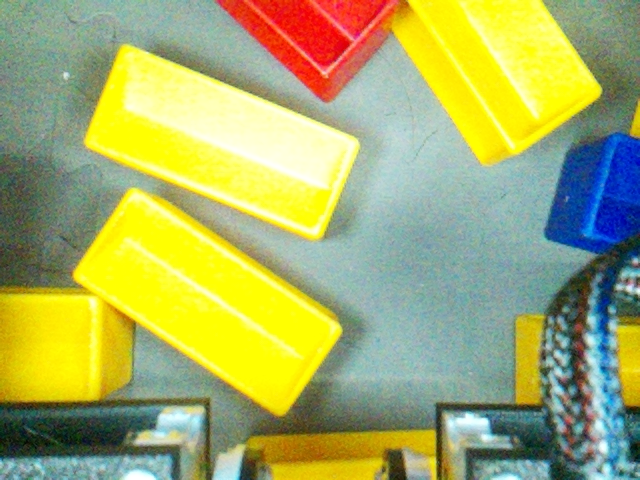
#> input picture shuban-789/cvlocal/1/images/pic113.png, 640 x 480 px, found by its file name
$ python detect.py
#> lines starting #> are read from the running program, lines starting #| are printed output that depends on the picture; after the words box and inside, x2 and y2 are one past the last pixel; in counts of white or black regions, pixels touching at a corner belong together; long printed decimals are rounded
#> further down, img is the input picture: shape (480, 640, 3); mean B, G, R 104.1, 174.2, 167.1
import numpy as np
import cv2
import sys
import math
import os


# CONSTATS GO HERE
YELLOW = 0
RED = 1
BLUE = 2

# CENTER_X = 320
# CENTER_Y = 320

# CONVERSIONS GO HERE
# value from pic125.png
inches2px = lambda inches: inches * 72.85714286

def pickupable2(box):
    midpoint = (320, 320 - inches2px(0.75))
    dist = cv2.pointPolygonTest(box, midpoint, True)
    return dist > 30

# [30 lines left out: function pickupable, not called in this run]

def calcRectValues(contour):
    rect = cv2.minAreaRect(contour)
    box = cv2.boxPoints(rect)
    box = np.intp(box)
    cv2.drawContours(img, [box], 0, (255, 0, 255), 2)
    x, y = rect[0]
    w, h = rect[1]
    angle = rect[2]

    if w > h:
        w, h = h, w
        angle += 90
    return x, y, w, h, angle, box


def detect(img, color):

    # samples_found will contain array of 4-tuples of detected samples
    #   (distance to center of img, x coord of sample, y coord, angle)
    # At the end we will return the one closest to the center
    #
#> called with color = 0
    samples_found = []
    #print("color = ", color)

    # convert to hsv
    hsv = cv2.cvtColor(img, cv2.COLOR_BGR2HSV)
#> hsv: shape (480, 640, 3); mean H, S, V 55.4, 123, 188

    # compute a mask for the color we are looking for
    if color == YELLOW:
        yellow_lower = np.array([20, 100, 100], dtype="uint8")
        yellow_upper = np.array([40, 255, 255], dtype="uint8")
        mask = cv2.inRange(hsv, yellow_lower, yellow_upper)
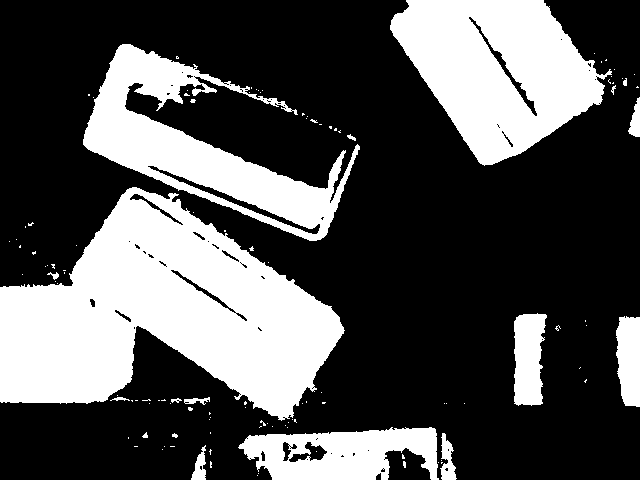
#> mask: shape (480, 640); 32.1% white; 118 white regions (100 under 20 px), largest, box (x1, y1, x2, y2) and area: (0, 187, 345, 421) 45235, (390, 0, 612, 166) 22313, (83, 44, 360, 241) 17734

    if color == RED:
        red_lower = np.array([0, 100, 100], dtype="uint8")
        red_upper = np.array([10, 255, 255], dtype="uint8")
        mask = cv2.inRange(hsv, red_lower, red_upper)

        red_lower = np.array([170, 100, 100], dtype="uint8")
        red_upper = np.array([180, 255, 255], dtype="uint8")
        red_mask2 = cv2.inRange(hsv, red_lower, red_upper)
        mask += red_mask2

    if color == BLUE:
        blue_lower = np.array([100, 100, 100], dtype="uint8") #Changed from 110 to 100 for blue_lower
        blue_upper = np.array([130, 255, 255], dtype="uint8")
        mask = cv2.inRange(hsv, blue_lower, blue_upper)

    # blur the mask to get rid of stray pixels
    mask = cv2.GaussianBlur(mask, (31,31), 0)
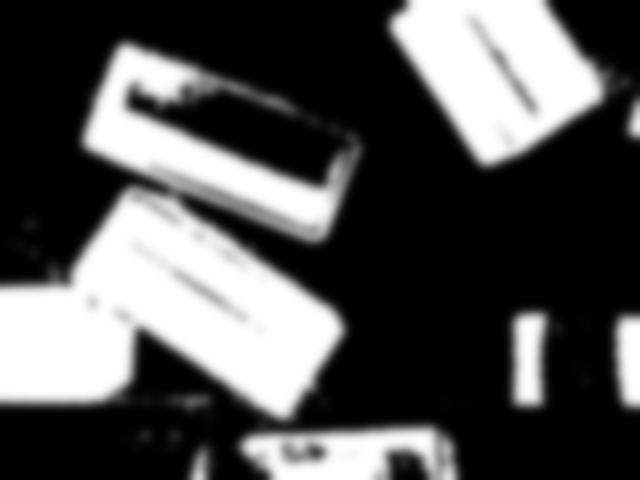
#> mask: shape (480, 640); min 0, max 255, mean 81.9
    _, mask = cv2.threshold(mask, 200, 255, cv2.THRESH_BINARY) #Make any pixel over 200 to 255 and below to 0
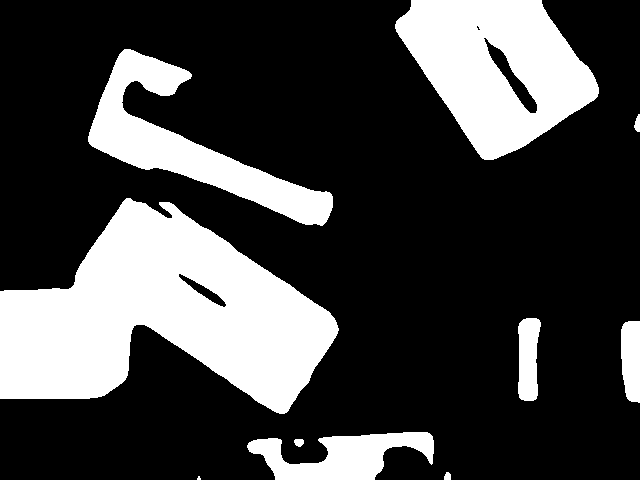
#> mask: shape (480, 640); 26.6% white; 10 white regions (1 under 20 px)


    # compute the expected size of a sample relative the
    # size of the image.
    height = img.shape[0]
    width = img.shape[1]

    target_h = int(.48 * height)   #  / 480
    target_w = int(.23 * height)   #

    center_x = 320
    center_y = 320 - inches2px(0.75)

    # find contours in the mask
    contours, _ = cv2.findContours(mask, cv2.RETR_EXTERNAL, cv2.CHAIN_APPROX_SIMPLE)
#> contours = 10 contours, 1 with area under 20; largest, box (x1, y1, x2, y2) and area: (0, 198, 339, 414) 41310, (395, 0, 599, 160) 20708, (88, 49, 333, 226) 11734, (247, 432, 434, 480) 4773, (518, 318, 541, 401) 1456

    for c in contours:
        # for each contour, find the min area rectangle around it
        x, y, w, h, angle, box = calcRectValues(c) # Box - 4 points for rect

        # Ratios of the width and height of the detected rectangle
        # to the expected width and height
        ratio_w = w / target_w
        ratio_h = h / target_h

        # if the rectangle is too small, skip
        # We are checking if the ratio is a perfect 1:1 or 0.75
        if ratio_w < .75 or ratio_h < .75:
            continue # Skips to the next iteration

        # if it is "just right", record it in samples_found[]
        if ratio_w > .75 and ratio_w < 1.25 and ratio_h > .75 and ratio_h < 1.25:
            cv2.drawContours(img, [box], 0, (0, 255, 0), 2)
            rect_vals = [x, y, w, h, angle, box]
            # distance from center of image to center of sample
            dist = math.sqrt((x - center_x)**2 + (y - center_y) **2)
            samples_found.append((dist, x, y, angle, rect_vals))
            continue


        cv2.drawContours(img, [box], 0, (255, 255, 0), 2)
        # for big contours (> 1.25), pull of the submask covered by this
        # contour and look further
        submask = np.zeros_like(mask)
        cv2.drawContours(submask, [box], -1, 1, cv2.FILLED)
        submask = submask * mask
        cv2.imshow('submask debug', submask)

        kernel = np.ones((5, 5), np.uint8)
        for _ in range(15):
            # keep eroding until it splits apart
            submask = cv2.erode(submask, kernel)
            sub_contours, _ = cv2.findContours(submask, cv2.RETR_EXTERNAL, cv2.CHAIN_APPROX_SIMPLE)
            if len(sub_contours) <= 1:
                continue

            # test of contours in the subimage
            foundOne = False
            for subc in sub_contours:
                x, y, w, h, angle, box = calcRectValues(subc)

                rw = w / target_w
                rh = h / target_h

                if 0.5 < rw < 1.2 and 0.5 < rh < 1.2:
                    rect_vals = [x, y, w, h, angle, box]
                    cv2.drawContours(img, [box], 0, (255, 0, 0), 2)
                    dist = math.sqrt((x - center_x)**2 + (y - center_y) **2)
                    samples_found.append((dist, x, y, angle, rect_vals))
                    foundOne = True

            # once we have found a good sample, stop eroding
            if foundOne:
                break
#> this loop made 10 passes
#> (ratio_w, ratio_h) on pass 9: (0.982, 1.11)
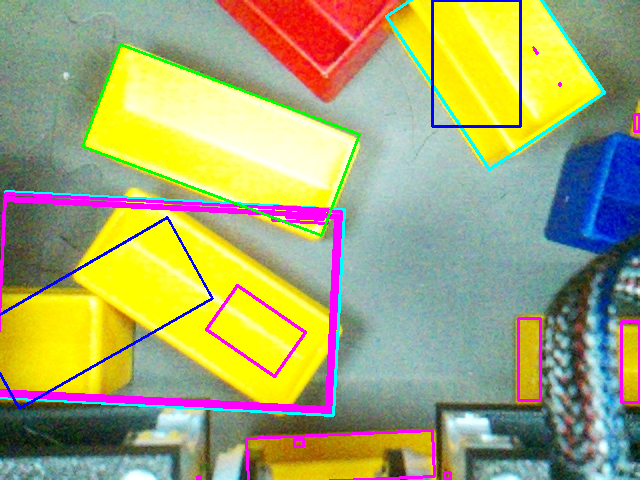
#> img: shape (480, 640, 3); 6.24% of pixels changed, all inside (x1, y1, x2, y2) = (0, 0, 640, 480)
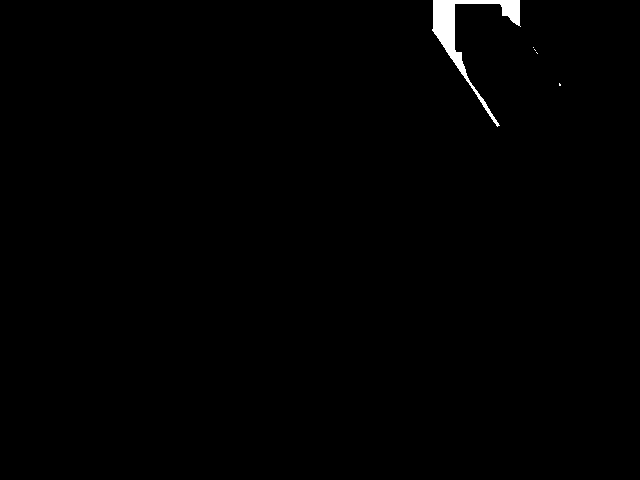
#> submask: shape (480, 640); 0.65% white; 5 white regions (4 under 20 px), largest, box (x1, y1, x2, y2) and area: (432, 0, 521, 127) 1975
#> after the loop, samples_found = 3 items

    cv2.imshow('orig', img)
    cv2.imshow('mask', mask)

    if len(samples_found) == 0:
        return None, None, None, None
    else:
        # Sort to find the sample closest to the center of the image
        # Return the relative offset of the center of sample
        # converting pixels to inches using target_h = 3.5 inches

        samples_found = sorted(samples_found)
        x_offset_px = samples_found[0][1] - center_x
#> x_offset_px = -99.2
        y_offset_px = samples_found[0][2] - center_y
#> y_offset_px = -125

        in_per_px = 3.5 / target_h
        x_offset_in = x_offset_px * in_per_px
#> x_offset_in = -1.51
        y_offset_in = y_offset_px * in_per_px
#> y_offset_in = -1.9

        return x_offset_in, y_offset_in, samples_found[0][3], samples_found[0][4]


def runPipeline(img, llrobot):
    # First look for a yellow, then look for the team color
    # rectSutff = [x, y, w, h, angle, box]
    # llrobot = [1.0, 0.0, 0.0]
    try:
        if llrobot[0] > .5:
            xOff, yOff, angle, rectStuff = detect(img, YELLOW) # Use rectStuff to see if the sample is pickupable
#> xOff = -1.51; yOff = -1.9; angle = -69.44; rectStuff = [220.8, 140.4, 108, 255.3, -69.44, [[321, 235], [82, 146], [120, 44], [359, 134]]]
            if xOff is not None:
                # isPickupable(x, y, w, h, angle)
                box = rectStuff[5]
#> box = [[321, 235], [82, 146], [120, 44], [359, 134]]
                isPickupable = pickupable2(box)
#> in pickupable2, `dist = cv2.pointPolygonTest(box, midpoint, True)`: dist = -30.37
#> isPickupable = False
                returnType = 2.0 if isPickupable else 1.0
#> returnType = 1
                # print([returnType, xOff, yOff, angle])
                return np.array([[]]), img, [returnType, xOff, yOff, angle, 0.0, 0.0, 0.0, 0.0]

        if llrobot[1] > .5:
            xOff, yOff, angle, rectStuff = detect(img, RED)
            if xOff is not None:
                box = rectStuff[5]
                isPickupable = pickupable2(box)
                returnType = 2.0 if isPickupable else 1.0
                return np.array([[]]), img, [returnType, xOff, yOff, angle, 0.0, 0.0, 0.0, 0.0]

        if llrobot[2] > .5:
            xOff, yOff, angle, rectStuff = detect(img, BLUE)
            if xOff is not None:
                box = rectStuff[5]
                isPickupable = pickupable2(box)
                returnType = 2.0 if isPickupable else 1.0
                return np.array([[]]), img, [returnType, xOff, yOff, angle, 0.0, 0.0, 0.0, 0.0]

        return np.array([[]]), img, [0.0, 0.0, 0.0, 0.0, 0.0, 0.0, 0.0, 0.0]

    except Exception as e:
        return np.array([[]]), img, [-1.0, 0.0, 0.0, 0.0, 0.0, 0.0, 0.0, 0.0]

# The detect program only picks out the first number for color given in the llrobot array and the rest are ignored
# Light Blue Contour - submask rect
# Purple Contour - every contour
# Dark Blue Contour - good contour after erosion
# Green Contour - First try good contour

# Yellow Test Cases to Fix: 109, 104, 113, 122(js move the bobot), 123, 126, 131, 134
# Red Test Cases to Fix: 122
# Blue Test Cases to Fix: none, really

img = cv2.imread("../images/mixed/pic113.png")
_, img, llpython = runPipeline(img, [1.0, 0.0, 0.0])
#> llpython = [1, -1.51, -1.9, -69.44, 0, 0, 0, 0]

print(llpython[:4])
#| [1.0, -1.510, -1.902, -69.444]

cv2.imshow("img", img)
cv2.waitKey(0)
cv2.destroyAllWindows()

$ run again, with nishk04/images/pic125.png copied over shuban-789/cvlocal/1/images/pic113.png
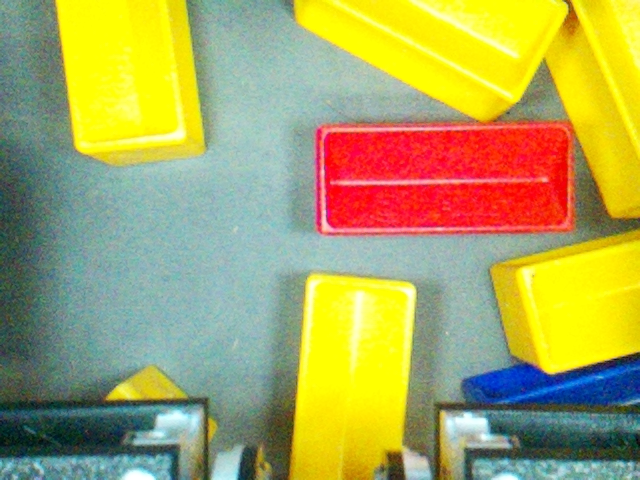
#> input picture nishk04/images/pic125.png, 640 x 480 px, found by its file name
#> img is the input picture: shape (480, 640, 3); mean B, G, R 94.8, 166.3, 170.7
#> hsv: shape (480, 640, 3); mean H, S, V 64.1, 136.8, 191.5
#> in detect, `_, mask = cv2.threshold(mask, 200, 255, cv2.THRESH_BINARY)`:
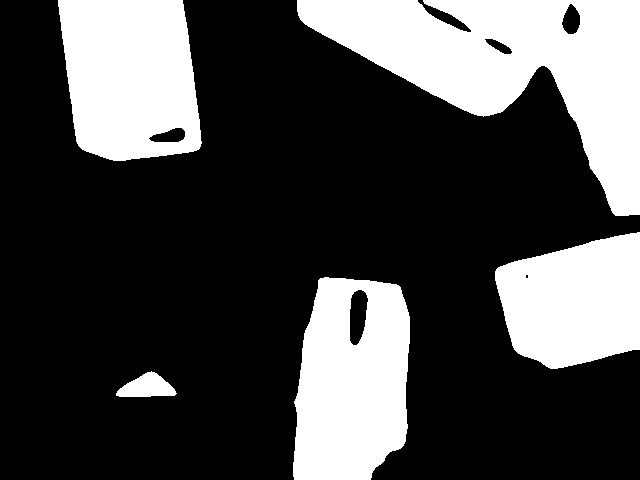
#> mask: shape (480, 640); 28.7% white; 5 white regions
#> contours = 5 contours; box (x1, y1, x2, y2) and area: (297, 0, 640, 216) 33234, (293, 277, 410, 480) 19929, (58, 0, 202, 161) 19342, (495, 232, 640, 369) 15040, (116, 371, 177, 397) 924
#> the loop in detect, `for c in contours:` made 5 passes
#> ratio_w on pass 2: 1.03
#> after the loop in detect, `for c in contours:`:
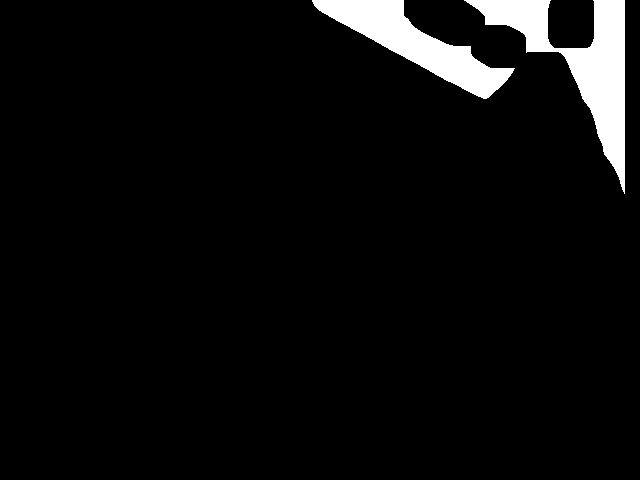
#> submask: shape (480, 640); 5% white; 2 white regions, box (x1, y1, x2, y2) and area: (464, 0, 625, 194) 8740, (312, 0, 515, 99) 6568
#> after the loop in detect, `for c in contours:`: samples_found = [(117.8, 351.3, 378.9, 1.35, [351.3, 378.9, 113.6, 202.7, 1.35, [[405, 481], [292, 478], [296, 276], [410, 278]]]), (342, 591.4, 57.19, -39.66, [591.4, 57.19, 123.2, 250.7, -39.66, [[624, 193], [464, 0], [558, -78], [718, 114]]])]
#> x_offset_px = 31.34
#> y_offset_px = 113.6
#> x_offset_in = 0.477
#> y_offset_in = 1.73
#> in runPipeline, `xOff, yOff, angle, rectStuff = detect(img, YELLOW)`: xOff = 0.477; yOff = 1.73; angle = 1.35; rectStuff = [351.3, 378.9, 113.6, 202.7, 1.35, [[405, 481], [292, 478], [296, 276], [410, 278]]]
#> in runPipeline, `box = rectStuff[5]`: box = [[405, 481], [292, 478], [296, 276], [410, 278]]
#> in pickupable2, `dist = cv2.pointPolygonTest(box, midpoint, True)`: dist = -11.06
#> isPickupable = False
#> returnType = 1
#> llpython = [1, 0.477, 1.73, 1.35, 0, 0, 0, 0]
#| [1.0, 0.4769, 1.729, 1.348]
